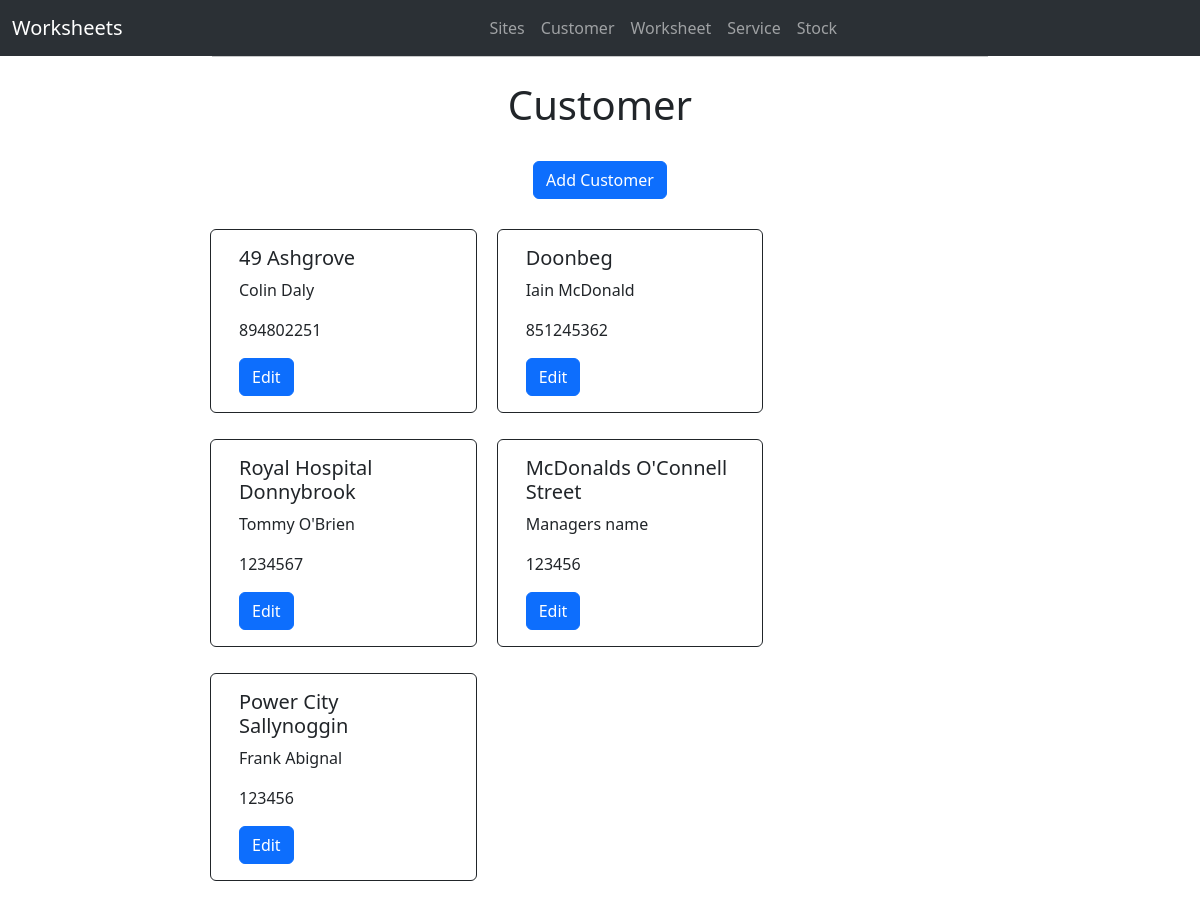
Screenshot of /customer/ with the database file from the repository.
### workforms/models.py (models this page shows)
class Customer(models.Model):
    site_name = models.ForeignKey(Site, on_delete=models.CASCADE)
    customer_name = models.CharField(max_length=60)
    customer_email = models.EmailField()
    customer_phone = models.IntegerField()

class Site(models.Model):
    site_name = models.CharField(max_length=40)
    address = models.CharField(max_length=40, blank=True)
    town = models.CharField(max_length=40, blank=True)
    county = models.CharField(max_length=40, blank=True)
    country = models.CharField(max_length=40, blank=True)
    aircode = models.CharField(max_length=40, blank=True)
    def __str__(self):
        return str(self.site_name)

### workforms/views.py (the view)
# urls.py: path('customer/', customer, name='Customer'),
def customer(request):
    customers = Customer.objects.all()
    return render(request, 'customer.html', {'customers': customers})

### workforms/templates/customer.html
{% extends 'base.html' %}
{% block content %}
<div class="text-center" style="margin: 20px;">
  <h1>Customer</h1>
  <br>
  <a class="btn btn-primary" href="/customer/add_customer/" role="button">Add Customer</a>
  <br>
  <br>
</div>
  <div class="row row-cols-1 row-cols-md-3 g-4">
    {% for x in customers %}
      <div class="card border-dark mb-3" style="max-width: 18rem; margin: 10px;">
        <div class="card-body">
          <h5 class="card-title">{{ x.site_name }}</h5>
              <p class="card-text">{{ x.customer_name }}</p>
              <p class="card-text">{{ x.customer_phone }}</p>
              <a class="btn btn-primary" href="/customer/edit_customer/{{ x.id }}" role="button">Edit</a>
        </div>
      </div>
    {% endfor %}
  </div>
{% endblock %}

### rows the page displays
Customer: site_name "49 Ashgrove", customer_name "Colin Daly", customer_phone "894802251"
Customer: site_name "Doonbeg", customer_name "Iain McDonald", customer_phone "851245362"
Customer: site_name "Royal Hospital Donnybrook", customer_name "Tommy O'Brien", customer_phone "1234567"
Customer: site_name "McDonalds O'Connell Street", customer_name "Managers name", customer_phone "123456"
Customer: site_name "Power City Sallynoggin", customer_name "Frank Abignal", customer_phone "123456"
